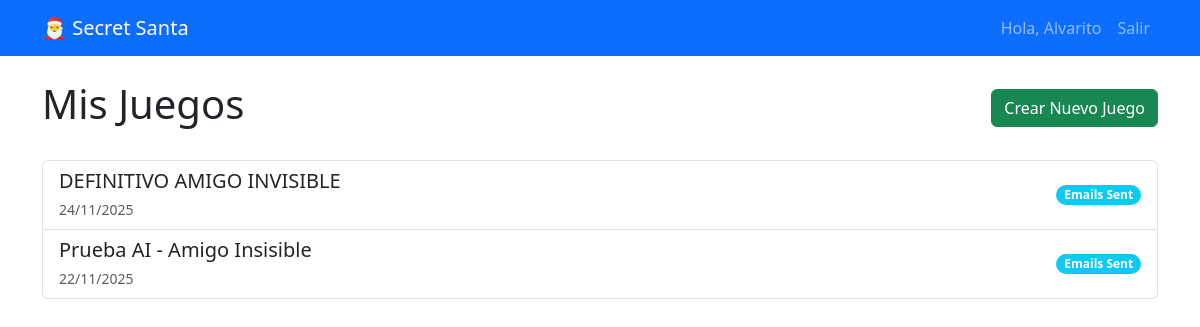
Screenshot of / (signed in) with the database file from the repository.
### secretsanta/models.py (models this page shows, shortened)
class Game(models.Model):
    class Status(models.TextChoices):
        DRAFT = 'draft', _('Draft')
        DRAWN = 'drawn', _('Drawn')
        EMAILS_SENT = 'emails_sent', _('Emails Sent')
        EMAILS_ERROR = 'emails_error', _('Emails Error')
    owner = models.ForeignKey(User, on_delete=models.CASCADE, related_name='games')
    name = models.CharField(max_length=200)
    description = models.TextField(blank=True)
    created_at = models.DateTimeField(auto_now_add=True)
    updated_at = models.DateTimeField(auto_now=True)
    status = models.CharField(
        max_length=20,
        choices=Status.choices,
        default=Status.DRAFT,
    )

### secretsanta/views.py (the view)
# urls.py: path('', views.GameListView.as_view(), name='game_list'),
class GameListView(LoginRequiredMixin, ListView):
    model = Game
    template_name = 'secretsanta/game_list.html'
    context_object_name = 'games'
    def get_queryset(self):
        if self.request.user.is_superuser:
            return Game.objects.all().order_by('-created_at')
        return Game.objects.filter(owner=self.request.user).order_by('-created_at')

### secretsanta/templates/secretsanta/game_list.html (shortened to what this page needs)
{% extends 'base.html' %}
{% block content %}
<div class="d-flex justify-content-between align-items-center mb-4">
    <h1>{% if user.is_superuser %}Todos los Juegos{% else %}Mis Juegos{% endif %}</h1>
    <a href="{% url 'game_add' %}" class="btn btn-success">Crear Nuevo Juego</a>
</div>
{% if games %}
<div class="list-group">
    {% for game in games %}
    <a href="{% url 'game_detail' game.pk %}"
        class="list-group-item list-group-item-action d-flex justify-content-between align-items-center">
        <div>
            <h5 class="mb-1">
                {{ game.name }}
            </h5>
            <small class="text-muted">{{ game.created_at|date:"d/m/Y" }}</small>
        </div>
        <span
            class="badge bg-{% if game.status == 'draft' %}secondary{% elif game.status == 'drawn' %}primary{% else %}info{% endif %} rounded-pill">
            {{ game.get_status_display }}
        </span>
    </a>
    {% endfor %}
</div>
{% else %}
<div class="alert alert-info">
    No tienes juegos creados. ¡Crea uno para empezar!
</div>
{% endif %}
{% endblock %}

### secretsanta/templates/base.html (shortened to what this page needs)
<!DOCTYPE html>
<html lang="es">
<head>
    <link href="https://cdn.jsdelivr.net/npm/bootstrap@5.3.0/dist/css/bootstrap.min.css" rel="stylesheet">
</head>
<body>
    <nav class="navbar navbar-expand-lg navbar-dark bg-primary mb-4">
        <div class="container">
            <a class="navbar-brand" href="{% url 'game_list' %}">🎅 Secret Santa</a>
            <div class="collapse navbar-collapse" id="navbarNav">
                <ul class="navbar-nav ms-auto">
                    {% if user.is_authenticated %}
                        <li class="nav-item">
                            <span class="nav-link">Hola, {{ user.username }}</span>
                        </li>
                        <li class="nav-item">
                            <form action="{% url 'logout' %}" method="post" class="d-inline">
                                <button type="submit" class="btn btn-link nav-link">Salir</button>
                            </form>
                        </li>
                    {% else %}
                        <li class="nav-item">
                            <a class="nav-link" href="{% url 'login' %}">Entrar</a>
                        </li>
                    {% endif %}
                </ul>
            </div>
        </div>
    </nav>
    <div class="container">
        {% block content %}{% endblock %}
    </div>
</body>
</html>

### rows the page displays
Game: name "DEFINITIVO AMIGO INVISIBLE", created_at "24/11/2025", status "Emails Sent"
Game: name "Prueba AI - Amigo Insisible", created_at "22/11/2025", status "Emails Sent"

### other values shown
{{ user.username }} "Alvarito"
